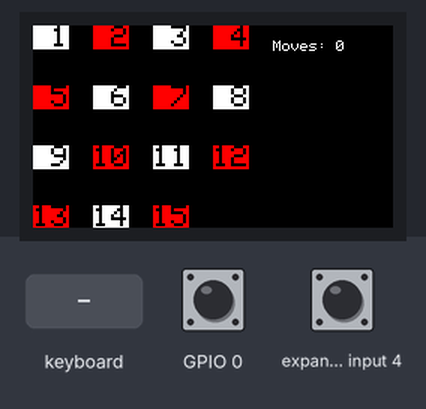
The program below on a simulated ESP32-S3. Parts: 240×135 colour display. Inputs (shaded band) come from the test bench; at power-on: GPIO 0 HIGH, expander input 4 HIGH. Random numbers use the default seed unless the program sets one.

Above: at 1.3 s.
1.4 s: keyboard key ";" received
At 2.2 s:
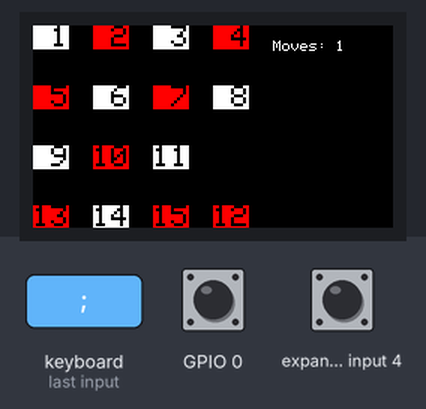
2.9 s: keyboard key "," received
At 3.4 s:
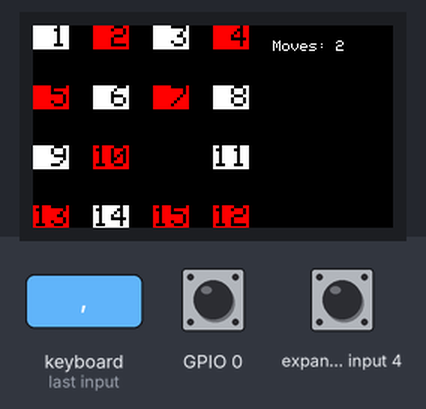
Timing chart, 0 to 5.9 s (numbered marks = the images above; inputs shaded):
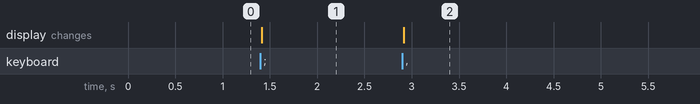

The program:

main.cpp
```cpp
#include <M5Cardputer.h>
#include <M5Unified.h>

#include "utility/Keyboard.h"

// 4x4 slide puzzle game controlled using the keyboard

// array storing the current state of the puzzle
int puzzle[4][4] = {
    {1, 2, 3, 4},
    {5, 6, 7, 8},
    {9, 10, 11, 12},
    {13, 14, 15, 0}};

// array storing a solved puzzle for win detection
int solved[4][4] = {
    {1, 2, 3, 4},
    {5, 6, 7, 8},
    {9, 10, 11, 12},
    {13, 14, 15, 0}};

bool won = false; // whether the puzzle has been solved
char c;           // keyboard input

// array for controlscheme that directly moves the hole in the puzzle to a position
char controls[4][4] = {
    {'3', '4', '5', '6'},
    {'e', 'r', 't', 'y'},
    {'s', 'd', 'f', 'g'},
    {'z', 'x', 'c', 'v'}};

int zero[2] = {3, 3}; // position of the hole in the puzzle

int moveCount = 0; // number of moves made

void positionCursor(int x, int y)
{
    M5.Lcd.setCursor(x * 40, y * 40);
}

void redrawPuzzle()
{
    M5.Lcd.setTextSize(2);

    // draw the puzzle without drawing 0, and with plenty of space between numbers for readability, in black on white for contrast with a space padding single digits
    if (won)
    {
        M5.Lcd.setTextColor(TFT_BLACK, TFT_GREEN);
    }

    for (int y = 0; y < 4; y++)
    {
        for (int x = 0; x < 4; x++)
        {
            if (puzzle[y][x] == 0)
            {
                continue;
            }
            int textColour = TFT_BLACK;
            if (won)
            {
                textColour = TFT_GOLD; //gold text when won
            }
            // create white-red checkerboard pattern by colouring 1, 3, 6, 8, 9, 11, 14 white and the rest red
            if (((puzzle[y][x] - 1) / 4 + (puzzle[y][x] - 1) % 4) % 2 == 0)
            {
                M5.Lcd.setTextColor(textColour, TFT_WHITE);
            }
            else
            {
                M5.Lcd.setTextColor(textColour, TFT_RED);
            }
            positionCursor(x, y);
            M5.Lcd.printf("%2d", puzzle[y][x]);
        }
    }

    // move cursor to zero and print a space in white on black to represent the hole
    positionCursor(zero[0], zero[1]);
    M5.Lcd.setTextColor(TFT_WHITE, TFT_BLACK);
    M5.Lcd.printf("  ");

    // draw the move count in the corner of the screen
    M5.Lcd.setTextColor(TFT_WHITE, TFT_BLACK);
    M5.Lcd.setTextSize(1);
    M5.Lcd.setCursor(160, 10);
    M5.Lcd.printf("Moves: %d", moveCount);
}

void swapPieces(int x, int y)
{
    // swap pieces according to direction given by x and y. x is positive for right, y is positive for down

    // first find the "gap", the 0 piece
    int gapX = zero[0];
    int gapY = zero[1];

    // add x and y to gap position to get the position of the piece to swap into the gap
    int swapX = gapX + x;
    int swapY = gapY + y;

    // if this is out of bounds, return early
    if (swapX < 0 || swapX >= 4 || swapY < 0 || swapY >= 4)
    {
        return;
    }

    // swap the pieces
    int temp = puzzle[gapY][gapX];
    puzzle[gapY][gapX] = puzzle[swapY][swapX];
    puzzle[swapY][swapX] = temp;

    // update zero
    zero[0] = swapX;
    zero[1] = swapY;

    moveCount++;

    // check if the puzzle is solved
    won = true;
    for (int y = 0; y < 4; y++)
    {
        for (int x = 0; x < 4; x++)
        {
            if (puzzle[y][x] != solved[y][x])
            {
                won = false;
                return;
            }
        }
    }
}

void swapToTarget(int x, int y)
{
    // swap until the zero piece is at the target position
    // first swap up and down, then swap left and right
    while (zero[0] != x)
    {
        if (zero[0] < x)
        {
            swapPieces(1, 0);
        }
        else
        {
            swapPieces(-1, 0);
        }
    }
    while (zero[1] != y)
    {
        if (zero[1] < y)
        {
            swapPieces(0, 1);
        }
        else
        {
            swapPieces(0, -1);
        }
    }
}

void scramble()
{
    // scramble the puzzle by making 400 random moves using swapToTarget
    for (int i = 0; i < 400; i++)
    {
        int x = random(4);
        int y = random(4);
        swapToTarget(x, y);
        redrawPuzzle();
    }
    won = false;
    moveCount = 0;
    M5.Lcd.fillScreen(TFT_BLACK);
    redrawPuzzle();
}

bool getKeyboardInput()
{
    if (M5Cardputer.Keyboard.isChange())
    {
        if (M5Cardputer.Keyboard.isPressed())
        {
            Keyboard_Class::KeysState status = M5Cardputer.Keyboard.keysState();
            for (auto i : status.word)
            {
                c = i;
            }
            switch (c)
            {
            case ';':
                swapPieces(0, -1);
                break;
            case ',':
                swapPieces(-1, 0);
                break;
            case '.':
                swapPieces(0, 1);
                break;
            case '/':
                swapPieces(1, 0);
                break;
            case '0':
                scramble();
                break;
            default:
                break;
            }
            // otherwise swap to target according to control scheme
            for (int y = 0; y < 4; y++)
            {
                for (int x = 0; x < 4; x++)
                {
                    if (controls[y][x] == c)
                    {
                        swapToTarget(x, y);
                    }
                }
            }
            return true;
        }
    }
    return false;
}

void setup()
{
    M5Cardputer.begin(true);
    M5.Lcd.fillScreen(TFT_BLACK);
    M5.Lcd.setTextColor(TFT_WHITE, TFT_BLACK);
    M5.Lcd.setTextSize(2);
    redrawPuzzle();
}

void loop()
{
    M5Cardputer.update();
    if (getKeyboardInput())
    {
        // if a move was made, redraw the puzzle
        redrawPuzzle();
    }
}
```

Measured:
- after the input at 1.4 s, the display: changes at once (image 1)
- after the input at 2.9 s, the display: changes at once (image 2)
